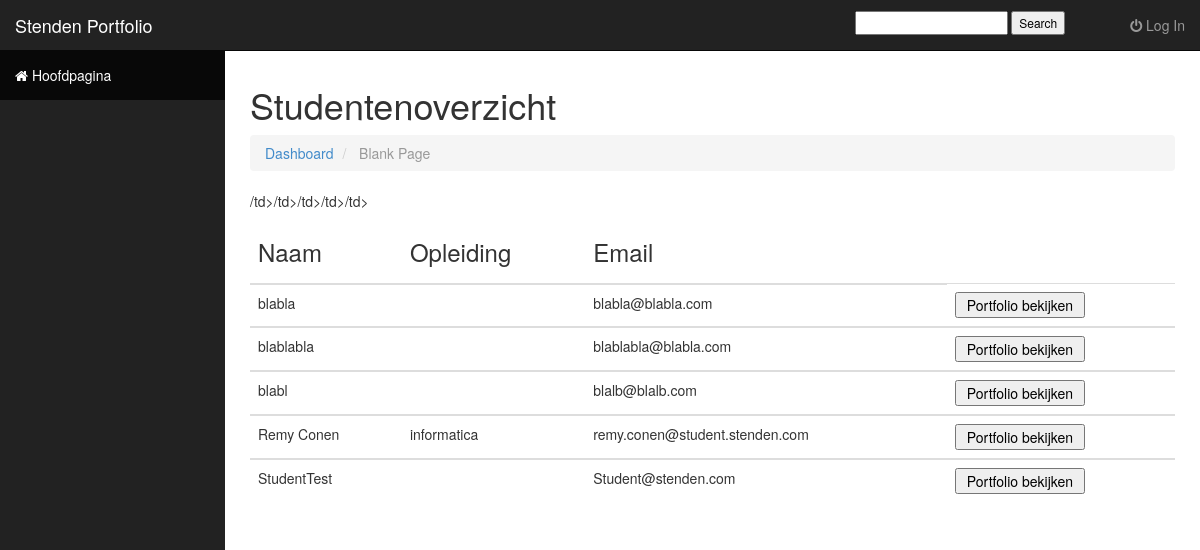
Screenshot of /Bootstrap/studentenoverzicht.php with the database file from the repository.
### tables this page shows
CREATE TABLE `user` (
  `User_ID` int(11) NOT NULL,
  `User_Type_ID` int(11) NOT NULL,
  `User_Name` varchar(50) NOT NULL,
  `User_Education` varchar(50) DEFAULT NULL,
  `User_Email` varchar(50) NOT NULL,
  `User_Photo` varchar(50) DEFAULT NULL,
  `User_Password` varchar(50) NOT NULL
);

### Bootstrap/studentenoverzicht.php (the view, shortened to what this page needs)
<!DOCTYPE html>
<html lang="en">
  <head>
    <link href="css/bootstrap.css" rel="stylesheet">
    <link href="css/sb-admin.css" rel="stylesheet">
    <link rel="stylesheet" href="font-awesome/css/font-awesome.min.css">
  </head>
  <?php
  	include ('session.php');
  ?>
  <body>
    <div id="wrapper">
      <nav class="navbar navbar-inverse navbar-fixed-top" role="navigation">
        <div class="navbar-header">
          <a class="navbar-brand" href="index.php"> Stenden Portfolio </a>
        </div>
        <div class="collapse navbar-collapse navbar-ex1-collapse">
          <ul class="nav navbar-nav side-nav">
            <?php
                if(isset($_SESSION['login_user'])){
                    switch ($row['User_Type_ID']){
                        case 1:
                            echo '<li><a href="index.php"><i class="fa fa-home"></i> Hoofdpagina</a></li>
                                <li><a href="fotogalerij.php"><i class="fa fa-camera"></i> Fotogalerij</a></li>
                                <li><a href="cv.php"><i class="fa fa-table"></i> CV en Werkervaring</a></li>
                                <li><a href="Gastenboek.php"><i class="fa fa-edit"></i> Gastenboek</a></li>
                                <li><a href="contact.php"><i class="fa fa-envelope"></i> Contact Opnemen</a></li>
                                <li><a href="styling.php"><i class="fa fa-wrench"></i> Styling</a></li>
                                <li><a href="beoordeling.php"><i class="fa fa-trophy"></i> Beoordeling</a></li>
                                <li class="active"><a href="studentenoverzicht.php"><i class="fa fa-list-alt"></i> Overzicht alle studenten</a></li>
                                <li><a href="registration.php"><i class="fa fa-list-alt"></i> Registratie </a></li>';
                            break;
                        case 2:
                            echo '<li><a href="index.php"><i class="fa fa-home"></i> Hoofdpagina</a></li>
                                <li><a href="fotogalerij.php"><i class="fa fa-camera"></i> Fotogalerij</a></li>
                                <li><a href="cv.php"><i class="fa fa-table"></i> CV en Werkervaring</a></li>
                                <li><a href="Gastenboek.php"><i class="fa fa-edit"></i> Gastenboek</a></li>
                                <li><a href="contact.php"><i class="fa fa-envelope"></i> Contact Opnemen</a></li>
                                <li><a href="styling.php"><i class="fa fa-wrench"></i> Styling</a></li>
                                <li><a href="beoordeling.php"><i class="fa fa-trophy"></i> Beoordeling</a></li>
                                <li class="active"><a href="studentenoverzicht.php"><i class="fa fa-list-alt"></i> Overzicht alle studenten</a></li>
                                <li><a href="registration.php"><i class="fa fa-list-alt"></i> Registratie </a></li>';
                            break;
                        case 5:
                            echo '<li><a href="index.php"><i class="fa fa-home"></i> Hoofdpagina</a></li>
                                <li><a href="fotogalerij.php"><i class="fa fa-camera"></i> Fotogalerij</a></li>
                                <li><a href="Gastenboek.php"><i class="fa fa-edit"></i> Gastenboek</a></li>
                                <li><a href="contact.php"><i class="fa fa-envelope"></i> Contact Opnemen</a></li>
                                <li><a href="beoordeling.php"><i class="fa fa-trophy"></i> Beoordeling</a></li>
                                <li class="active"><a href="studentenoverzicht.php"><i class="fa fa-list-alt"></i> Overzicht alle studenten</a></li>';
                            break;
                        case 4:
                            echo '<li class="active"><a href="index.php"><i class="fa fa-home"></i> Hoofdpagina</a></li>
                                <li><a href="cv.php"><i class="fa fa-table"></i> CV en Werkervaring</a></li>
                                <li><a href="fotogalerij.php"><i class="fa fa-camera"></i> Fotogalerij</a></li>
                                <li><a href="Gastenboek.php"><i class="fa fa-edit"></i> Gastenboek</a></li>
                                <li><a href="styling.php"><i class="fa fa-wrench"></i> Styling</a></li>
                                <li><a href="contact.php"><i class="fa fa-envelope"></i> Contact Opnemen</a></li>';
                            break;
                        case 6:
                            echo '<li><a href="index.php"><i class="fa fa-home"></i> Hoofdpagina</a></li>
                                <li><a href="fotogalerij.php"><i class="fa fa-camera"></i> Fotogalerij</a></li>
                                <li><a href="Gastenboek.php"><i class="fa fa-edit"></i> Gastenboek</a></li>
                                <li class="active"><a href="studentenoverzicht.php"><i class="fa fa-list-alt"></i> Overzicht alle studenten</a></li>
                                <li><a href="contact.php"><i class="fa fa-envelope"></i> Contact Opnemen</a></li>';
                            break;
                        case 7:
                            echo '<li class="active"><a href="index.php"><i class="fa fa-home"></i> Hoofdpagina</a></li>
                                <li><a href="fotogalerij.php"><i class="fa fa-camera"></i> Fotogalerij</a></li>
                                <li><a href="Gastenboek.php"><i class="fa fa-edit"></i> Gastenboek</a></li>
                                <li><a href="contact.php"><i class="fa fa-envelope"></i> Contact Opnemen</a></li>';
                            break;
                    }
                }
                else{
                    echo '<li class="active"><a href="index.php"><i class="fa fa-home"></i> Hoofdpagina</a></li>';
                }
            ?>
          </ul>
          <ul class="nav navbar-nav navbar-right navbar-user">
              <li class ='dropdown-header'>
                    <form  method="post" action="search_submit.php?go"  id="searchform" style="padding-top:4%;">
                    <input  type="text" name="name">
                    <input  type="submit" name="submit" value="Search">
                    </form>
              </li>
            <li class="dropdown user-dropdown">
                <a href="#" class="dropdown-toggle" data-toggle="dropdown">
                    <?php
                    if($_SESSION['login_user'] != null){
                        echo $row['User_Name'];
                        echo '<ul class="dropdown-menu">
                        <li><a href="logout.php"><i class="fa fa-power-off"></i> Log Out</a></li>
                        </ul>';
                    }else {
                        echo '<li><a href="login.php"><i class="fa fa-power-off"></i> Log In</a></li>';
                    }
                    ?>
            </li>
          </ul>
        </div>
      </nav>
      <div id="page-wrapper">
        <div class="row">
          <div class="col-lg-12">
            <h1>Studentenoverzicht</h1>
            <ol class="breadcrumb">
              <li><a href="index.php"><i class="icon-dashboard"></i> Dashboard</a></li>
              <li class="active"><i class="icon-file-alt"></i> Blank Page</li>
            </ol>
                <?php
                    $query = "SELECT User_Name, User_Education, User_Email, User_ID FROM user WHERE User_Type_ID = 4";
                    $result = mysqli_query($db, $query);
                        if(mysqli_num_rows($result) > 0){
                            echo "<div class='table-responsive'>";
                            echo "<table class='table table-hover'>";
                            echo "<thead>";
                            echo "<tr>
                                    <th><h3>Naam</h3></th>
                                    <th><h3>Opleiding</h3></th>
                                    <th><h3>Email</h3></th>
                                  </tr>";
                             echo "</thead>";
                        while($item = mysqli_fetch_assoc($result)){
                            echo "<tbody>";
                            echo '<tr><td>' . $item['User_Name'] .
                            "</td><td>" . $item['User_Education'] .
                            "</td><td>" . $item['User_Email'] .
                            "</td>";
                            echo '<td><a href="home.php?id=' . $item['User_ID'] . '"><input type = "submit" value = " Portfolio bekijken "/></a></tr>/td>';
                            echo "</tbody>";
                        }
                        echo "</table>";
                        } else {
                            echo "Er zijn nog geen porfolio's aanwezig";
                        }
                    ?>
          </div>
        </div>
      </div>
    </div>
  </body>
</html>

### rows the page displays
user: User_Name "blabla", User_Email "blabla@blabla.com"
user: User_Name "blablabla", User_Email "blablabla@blabla.com"
user: User_Name "blabl", User_Email "blalb@blalb.com"
user: User_Name "Remy Conen", User_Education "informatica", User_Email "remy.conen@student.stenden.com"
user: User_Name "StudentTest", User_Email "Student@stenden.com"
